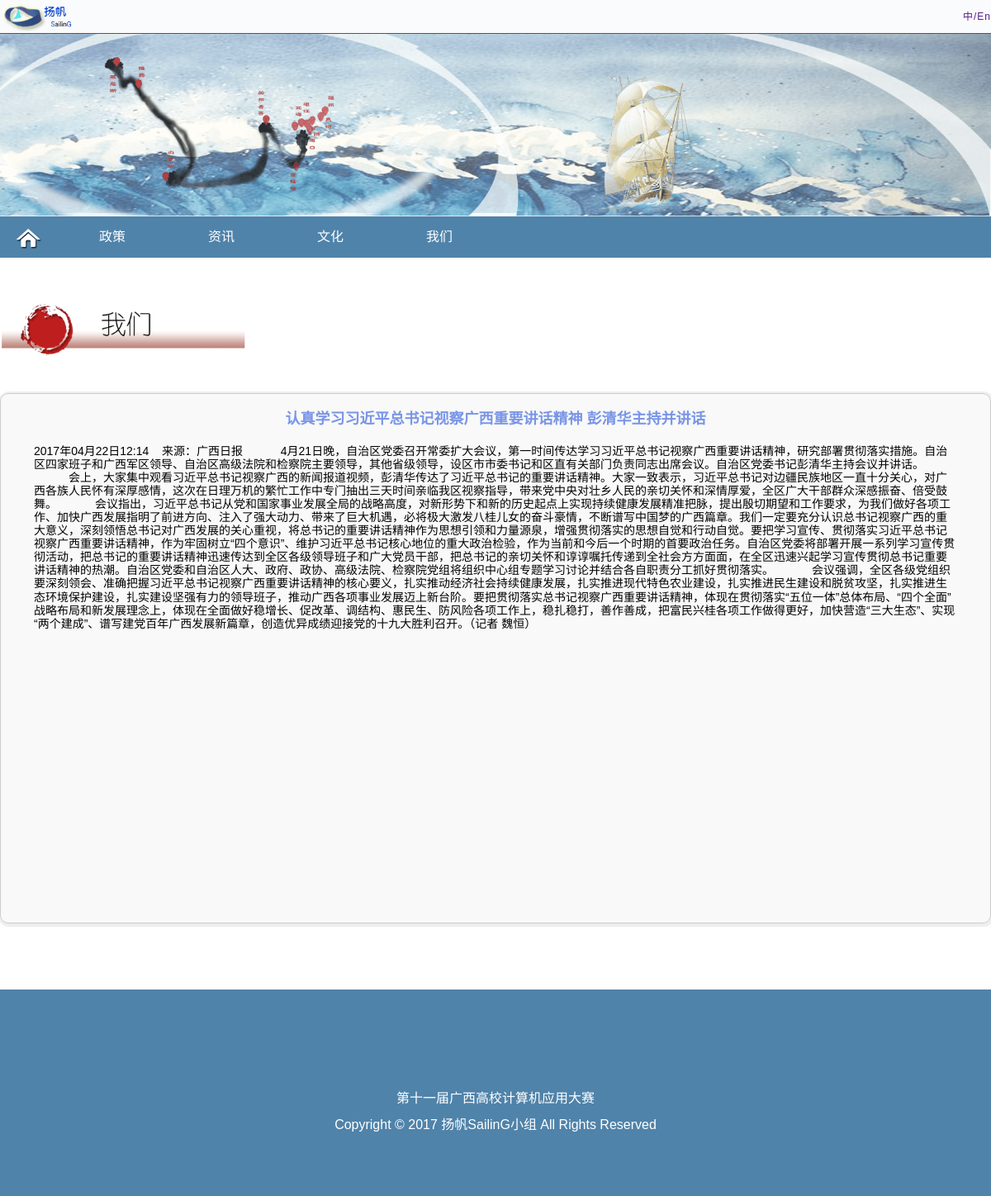
The app's page /article_detail/4 with its own data.
### gxu/models.py (models this page shows, shortened)
class Article(models.Model):
    CATEGORY_CHOICES = [
        ('政策', '政策'),
        ('文化', '文化'),
        ('资讯', '资讯')
    ]
    headimg = models.CharField('头像', max_length=200, blank=True, null=True)
    title = models.CharField(max_length=100)  # 文章题目
    category = models.CharField(
        '类型', max_length=10, choices=CATEGORY_CHOICES, default='政策')
    introduction = models.TextField(blank=True, null=True)  # 文章摘要
    content = RichTextField()  # 文章正文

### gxu/views.py (the view)
# urls.py: url(r'^article_detail/(\d+)$', views.article_detail,
def article_detail(request, id):
    try:
        post = Article.objects.get(id=str(id))
    except Article.DoesNotExist:
        raise Http404
    return render(request, 'gxu/article_detail.html', {'post': post})

### gxu/templates/gxu/article_detail.html (shortened to what this page needs)
{% extends 'gxu/base.html' %} {% block title %} - 政策{% endblock %} {% block css %}
<link rel="stylesheet" href="/static/css/article.css">  {% endblock %} {% block main %}
<div class="detail-wrapper">
    <div class="container">
        <p class="title">
            {% if index == 'policy' %}
            <img src="/static/images/policy.png" alt=""> {% elif index == 'information' %}
            <img src="/static/images/news.png" alt=""> {% elif index == 'culture' %}
            <img src="/static/images/culture.png" alt=""> {% else %}
            <img src="/static/images/we.png" alt=""> {% endif %}
        </p>
        {% if index == 'culture' %} {% if culture == 'music' %}
        <div id="skPlayer" style="margin: 30px auto 100px;width: 600px"></div>
        <div class="content" style="width: 700px;margin: 0 auto">
            {% autoescape off %} {{post.content|safe}} {% endautoescape %}
        </div>
        {% endif %} {% if culture == 'video' %}
        <h3 style="text-align: center;">{{post.name}}</h3>
        <div class="px-video-container" id="myvid">
            <div class="px-video-img-captions-container">
                <div class="px-video-captions hide" aria-hidden="true">{{post.name}}</div>
                <video width="1000" height="500" poster="{{post.headimg}}" controls>
                    <source src="{{post.url}}" type="video/mp4" />
                    <div>
                        <a href="{{post.url}}">
                    <img src="{{post.img}}" width="640" height="360" alt="download video" />
                </a>
                    </div>
                </video>
            </div>
            <div class="px-video-controls"></div>
        </div>
        {% endif %} {% else %}
        <div class="content">
            <h2 class="content-title">{{post.title}}</h2>
            <div class="content-main">
                {% autoescape off %} {{post.content|safe}} {% endautoescape %}
            </div>
            {% endif %}
        </div>
    </div>
</div>
{% endblock %}

### gxu/static/css/base.css (style rules this page uses)
html { line-height: 1.15; -ms-text-size-adjust: 100%; -webkit-text-size-adjust: 100%; }
body { margin: 0; }
img { border-style: none; }
body { font-family: Helvetica; }
.container { width: 1200px; margin: 0 auto; padding: 0; }

### gxu/static/css/article.css (style rules this page uses)
body { background-color: #ffffff; }
.detail-wrapper { padding-top: 40px; padding-bottom: 80px; }
.detail-wrapper .title { margin-bottom: 40px; }
.detail-wrapper .title img { width: 300px; }
.detail-wrapper .content { min-height: 600px; border: 1px solid #ccc; -webkit-box-shadow: 1px 1px 1px 3px #eee; box-shadow: 1px 1px 1px 3px #eee; border-radius: 10px; padding: 20px 40px; background-color: rgba(241, 244, 242, 0.5); }
.detail-wrapper .content .content-title { text-align: center; font-size: 18px; margin: 0; margin-bottom: 20px; color: #7a95e7; }
.detail-wrapper .content .content-main { font-size: 14px; }

### records on screen
Article: title "认真学习习近平总书记视察广西重要讲话精神 彭清华主持并讲话", content "2017年04月22日12:14 来源：广西日报 4月21日晚，自治区党委召开常委扩大会议，第一时间传达学习习近平总书记视察广西重要讲话精神，研究部署贯彻落实措施。自治区四家班子和广西军区领导、自治区高级法院和检察院主要领导，其他省级领导，设区市市委书记和区直有关部门负责同志出席会议。自治区党委书记彭清华主持会议并讲话。 会上，大家集中观看习近平总书记视察广西的新闻报道视频，彭清华传达了习近平总书记的重要讲话精神。大家一致表示，习近平总书记对边疆民族地区一直十分关心，对广西各族人民怀有深厚感情，这次在日理万机的繁忙工作中专门抽出三天时间亲临我区视察指导，带来党中央对壮乡人民的亲切关怀和深情厚爱，全区广大干部群众深感振奋、倍受鼓舞。…"
